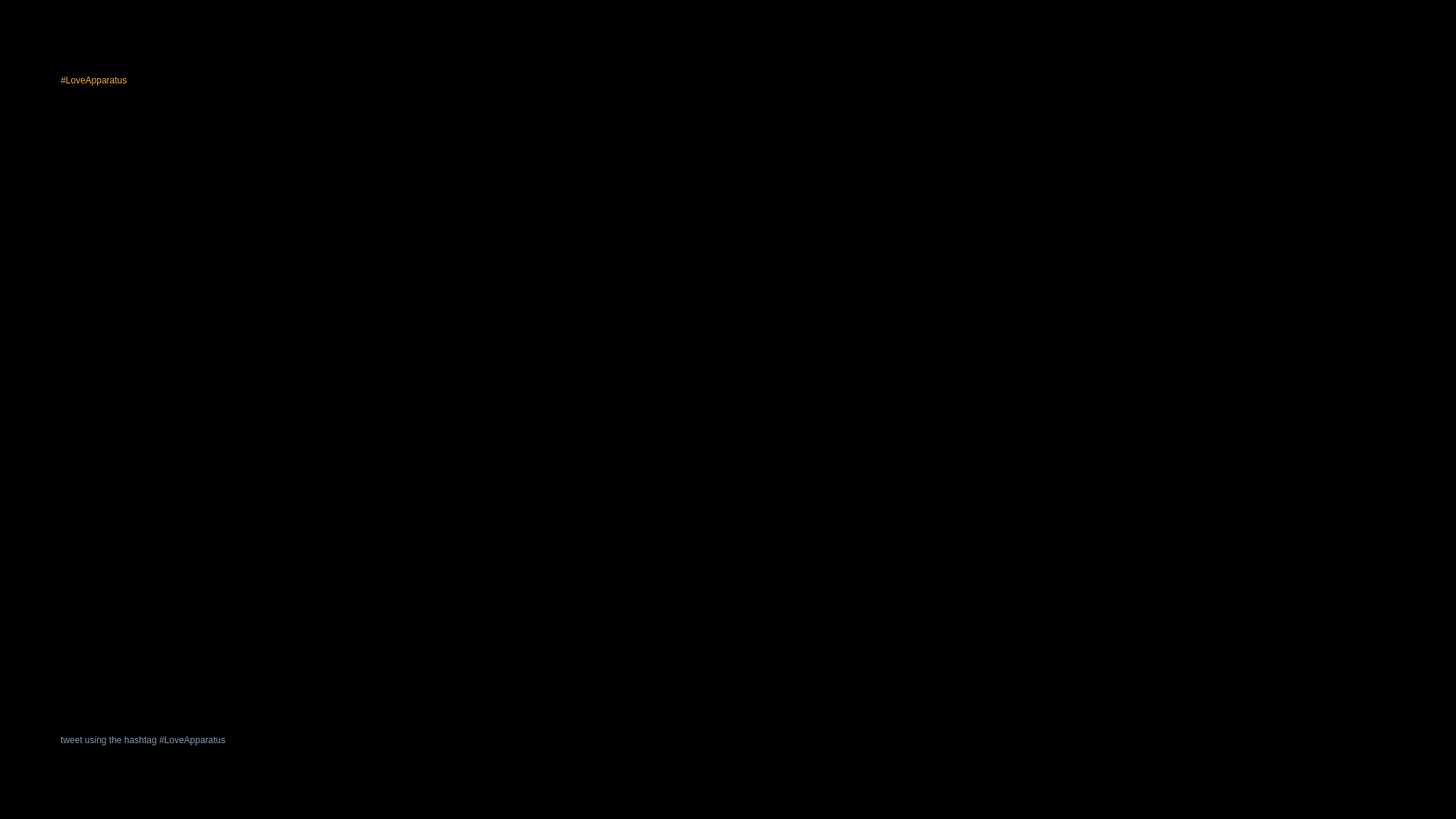
<?xml version="1.0" encoding="UTF-8"?>
<ui version="4.0">
 <class>MainWindow</class>
 <widget class="QMainWindow" name="MainWindow">
  <property name="geometry">
   <rect>
    <x>0</x>
    <y>0</y>
    <width>1920</width>
    <height>1080</height>
   </rect>
  </property>
  <property name="cursor">
   <cursorShape>BlankCursor</cursorShape>
  </property>
  <property name="windowTitle">
   <string>#LoveApparatus</string>
  </property>
  <property name="styleSheet">
   <string notr="true">background-color: rgb(0, 0, 0);</string>
  </property>
  <widget class="QWidget" name="centralwidget">
   <property name="autoFillBackground">
    <bool>false</bool>
   </property>
   <widget class="QLabel" name="title">
    <property name="geometry">
     <rect>
      <x>80</x>
      <y>80</y>
      <width>581</width>
      <height>51</height>
     </rect>
    </property>
    <property name="styleSheet">
     <string notr="true">color: rgb(247, 169, 65);
font: 50pt &quot;Alternate Gothic No2 D&quot;;
</string>
    </property>
    <property name="text">
     <string>#LoveApparatus</string>
    </property>
   </widget>
   <widget class="QLabel" name="info">
    <property name="geometry">
     <rect>
      <x>80</x>
      <y>960</y>
      <width>611</width>
      <height>31</height>
     </rect>
    </property>
    <property name="styleSheet">
     <string notr="true">color: rgb(130, 150, 180);
font: 25pt &quot;Alternate Gothic No2 D&quot;;
</string>
    </property>
    <property name="text">
     <string>tweet using the hashtag #LoveApparatus</string>
    </property>
   </widget>
   <widget class="QTextEdit" name="mainText">
    <property name="geometry">
     <rect>
      <x>80</x>
      <y>240</y>
      <width>1760</width>
      <height>631</height>
     </rect>
    </property>
    <property name="cursor" stdset="0">
     <cursorShape>BlankCursor</cursorShape>
    </property>
    <property name="styleSheet">
     <string notr="true">color: rgb(255, 255, 255);
border:5px solid rgb(0, 0, 0);
font: 100pt &quot;AlternateGotNo3D&quot;;</string>
    </property>
    <property name="verticalScrollBarPolicy">
     <enum>Qt::ScrollBarAlwaysOff</enum>
    </property>
    <property name="horizontalScrollBarPolicy">
     <enum>Qt::ScrollBarAlwaysOff</enum>
    </property>
    <property name="readOnly">
     <bool>true</bool>
    </property>
    <property name="html">
     <string>&lt;!DOCTYPE HTML PUBLIC &quot;-//W3C//DTD HTML 4.0//EN&quot; &quot;http://www.w3.org/TR/REC-html40/strict.dtd&quot;&gt;
&lt;html&gt;&lt;head&gt;&lt;meta name=&quot;qrichtext&quot; content=&quot;1&quot; /&gt;&lt;style type=&quot;text/css&quot;&gt;
p, li { white-space: pre-wrap; }
&lt;/style&gt;&lt;/head&gt;&lt;body style=&quot; font-family:'AlternateGotNo3D'; font-size:100pt; font-weight:400; font-style:normal;&quot;&gt;
&lt;p style=&quot;-qt-paragraph-type:empty; margin-top:0px; margin-bottom:0px; margin-left:0px; margin-right:0px; -qt-block-indent:0; text-indent:0px;&quot;&gt;&lt;br /&gt;&lt;/p&gt;&lt;/body&gt;&lt;/html&gt;</string>
    </property>
   </widget>
  </widget>
 </widget>
 <resources/>
 <connections/>
</ui>
